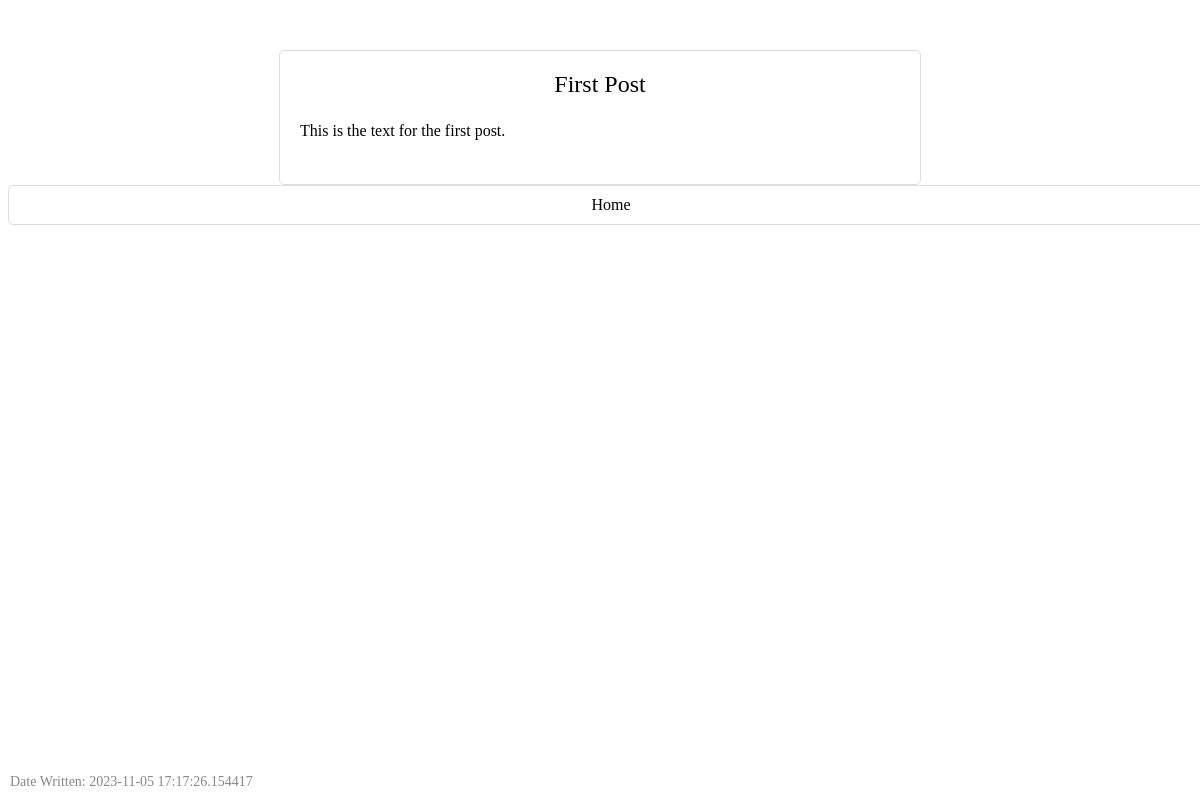
Before: /Posts?id=1&title=First+Post with the older database file.
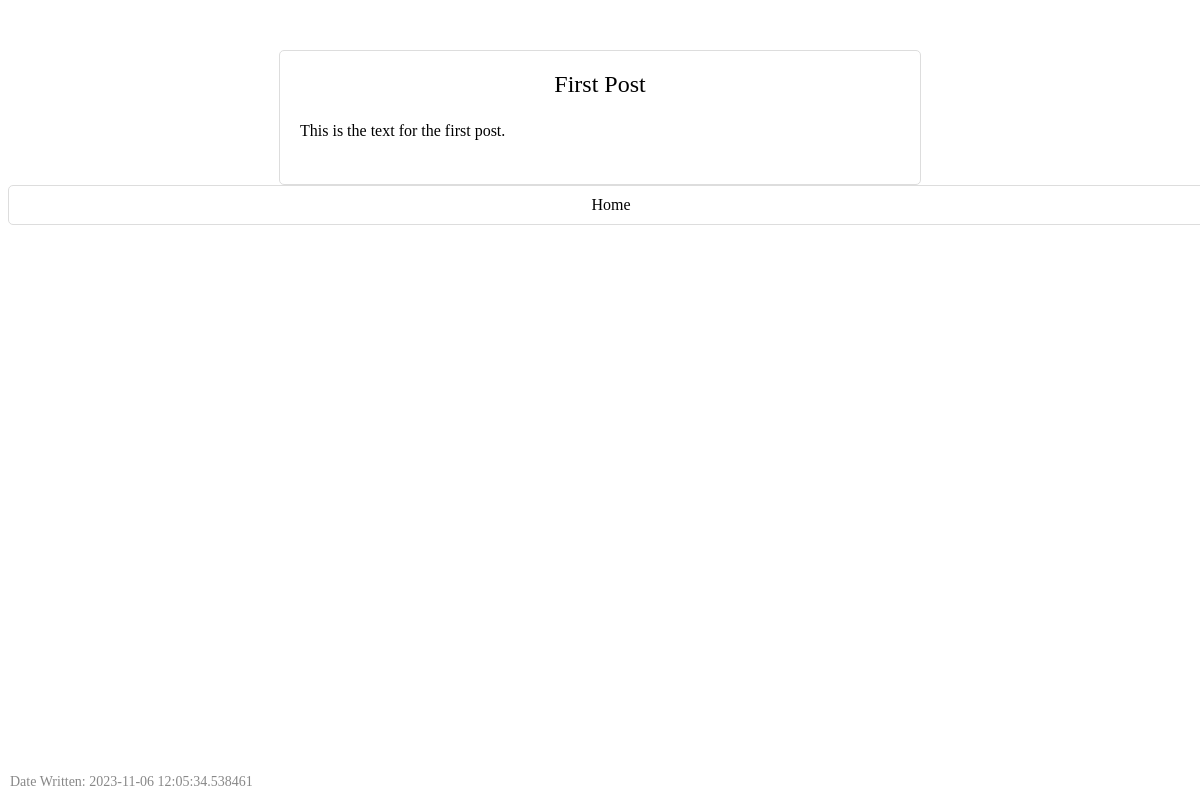
After: the same page with the newer database file.
### tables this page shows
CREATE TABLE posts (
             id INTEGER PRIMARY KEY,
             title TEXT NOT NULL,
             text TEXT NOT NULL,
             date TEXT NOT NULL
         );

### app.py (the view)
@app.route('/Posts', methods=['GET', 'POST'])
def all_posts():
    title = request.args.get('title')
    post_id = request.args.get('id')
    con = sqlite3.connect("Blog.db")
    curs = con.cursor()
    curs.execute("SELECT * FROM posts WHERE title=? AND id=?", (title, post_id))
    data = curs.fetchone()
    con.close()
    return render_template('Posts.html', data=data)

### app.py (called while the page is built)
@app.before_request
def before_request():
    limiter.key_func = lambda: request.remote_addr

### templates/Posts.html (shortened to what this page needs)
<!DOCTYPE html>
<html>
<head>
</head>
<body>
    <div class="post">
        <div class="title">{{ data[1] |safe }}</div>
        <div class="text">{{ data[2] | safe }}</div>
        <div class="date">Date Written: {{ data[3] }}</div>
    </div>
        <a class="back-btn" href="{{ url_for('home') }}">Home</a>
</body>
</html>

Changed rows visible on the page:
changed posts "First Post": date "2023-11-05 17:17:26.154417" → "2023-11-06 12:05:34.538461"
